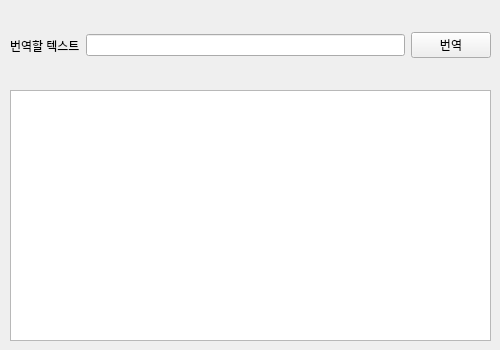
<?xml version="1.0" encoding="UTF-8"?>
<ui version="4.0">
 <class>Form</class>
 <widget class="QWidget" name="Form">
  <property name="geometry">
   <rect>
    <x>0</x>
    <y>0</y>
    <width>500</width>
    <height>350</height>
   </rect>
  </property>
  <property name="maximumSize">
   <size>
    <width>500</width>
    <height>350</height>
   </size>
  </property>
  <property name="windowTitle">
   <string>Form</string>
  </property>
  <widget class="QWidget" name="horizontalLayoutWidget">
   <property name="geometry">
    <rect>
     <x>10</x>
     <y>10</y>
     <width>481</width>
     <height>71</height>
    </rect>
   </property>
   <layout class="QHBoxLayout" name="horizontalLayout">
    <item>
     <widget class="QLabel" name="label">
      <property name="text">
       <string>번역할 텍스트</string>
      </property>
     </widget>
    </item>
    <item>
     <widget class="QLineEdit" name="txtBaseText">
      <property name="sizePolicy">
       <sizepolicy hsizetype="Expanding" vsizetype="Maximum">
        <horstretch>0</horstretch>
        <verstretch>0</verstretch>
       </sizepolicy>
      </property>
     </widget>
    </item>
    <item>
     <widget class="QPushButton" name="btnTrans">
      <property name="sizePolicy">
       <sizepolicy hsizetype="Minimum" vsizetype="Fixed">
        <horstretch>0</horstretch>
        <verstretch>0</verstretch>
       </sizepolicy>
      </property>
      <property name="text">
       <string>번역</string>
      </property>
     </widget>
    </item>
   </layout>
  </widget>
  <widget class="QTextBrowser" name="txbResult">
   <property name="geometry">
    <rect>
     <x>10</x>
     <y>90</y>
     <width>481</width>
     <height>251</height>
    </rect>
   </property>
  </widget>
 </widget>
 <resources/>
 <connections/>
</ui>
